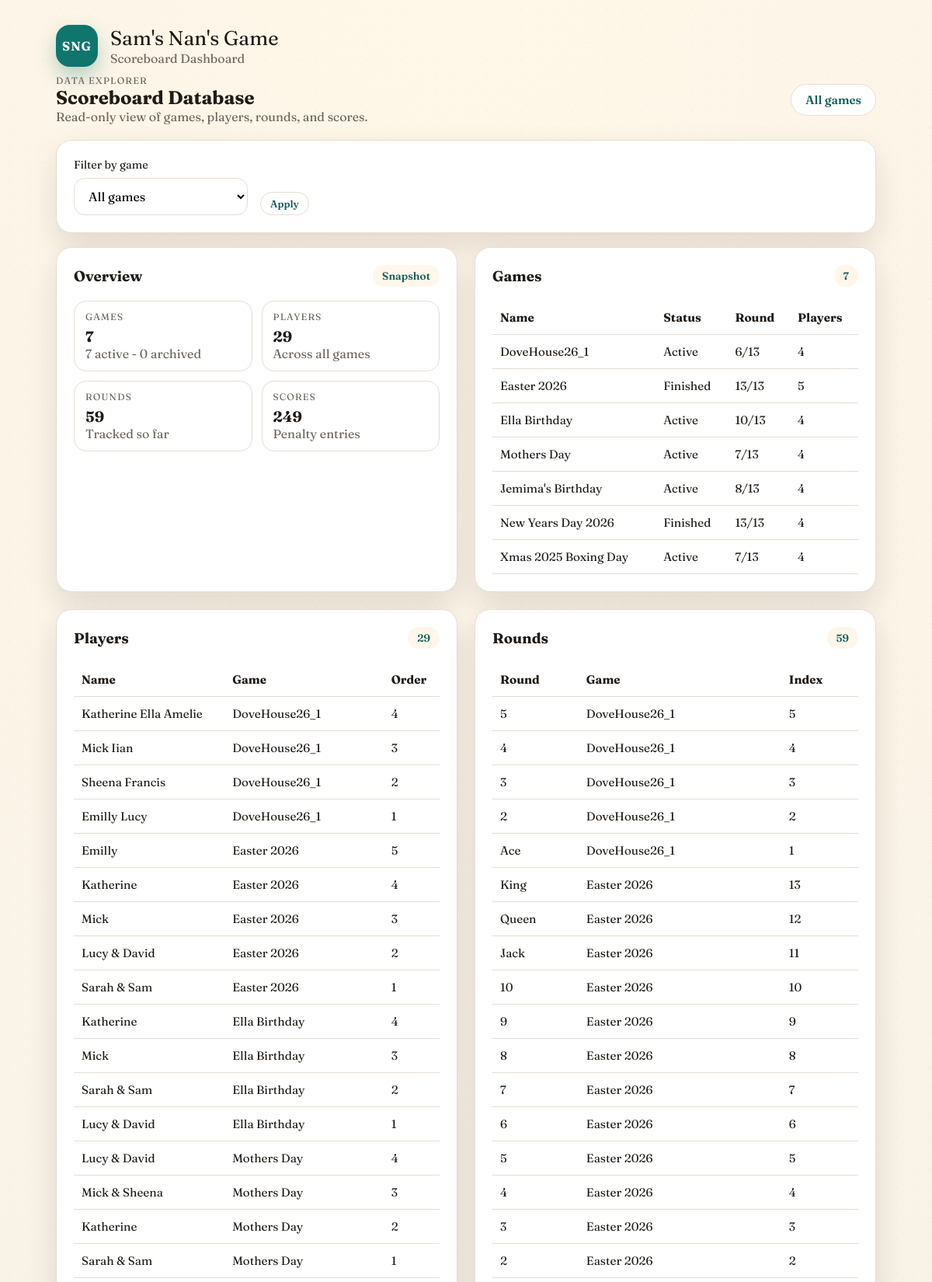
The app's page /explorer (upper part) with its own data.
### models.py (models this page shows)
class Game(db.Model):
    __tablename__ = "games"
    id = db.Column(db.Integer, primary_key=True)
    name = db.Column(db.String(120), nullable=False)
    current_round_index = db.Column(db.Integer, nullable=False, default=1)
    finished = db.Column(db.Boolean, nullable=False, default=False)
    archived = db.Column(db.Boolean, nullable=False, default=False)
    created_at = db.Column(db.DateTime, default=datetime.utcnow)
    players = db.relationship(
        "Player",
        back_populates="game",
        order_by="Player.sort_order",
        cascade="all, delete-orphan",
    )
    rounds = db.relationship(
        "Round",
        back_populates="game",
        order_by="Round.round_index",
        cascade="all, delete-orphan",
    )

class Player(db.Model):
    __tablename__ = "players"
    id = db.Column(db.Integer, primary_key=True)
    game_id = db.Column(db.Integer, db.ForeignKey("games.id"), nullable=False)
    person_id = db.Column(db.Integer, db.ForeignKey("persons.id"), nullable=True)
    name = db.Column(db.String(80), nullable=False)
    sort_order = db.Column(db.Integer, nullable=False)
    created_at = db.Column(db.DateTime, default=datetime.utcnow)
    game = db.relationship("Game", back_populates="players")
    person = db.relationship("Person", back_populates="players")
    round_scores = db.relationship(
        "RoundScore",
        back_populates="player",
        cascade="all, delete-orphan",
    )

class Round(db.Model):
    __tablename__ = "rounds"
    id = db.Column(db.Integer, primary_key=True)
    game_id = db.Column(db.Integer, db.ForeignKey("games.id"), nullable=False)
    round_index = db.Column(db.Integer, nullable=False)
    round_name = db.Column(db.String(20), nullable=False)
    created_at = db.Column(db.DateTime, default=datetime.utcnow)
    game = db.relationship("Game", back_populates="rounds")
    scores = db.relationship(
        "RoundScore",
        back_populates="round",
        cascade="all, delete-orphan",
    )
    __table_args__ = (
        db.UniqueConstraint("game_id", "round_index", name="uq_round_game_index"),
    )

### app.py (the view)
@app.get("/explorer")
def explorer():
    selected_game_id = request.args.get("game_id", type=int)
    context = build_explorer_context(selected_game_id)
    if is_htmx_request():
        hx_target = request.headers.get("HX-Target")
        if hx_target == "explorer-body":
            return render_template("partials/explorer_content.html", **context)
        return render_template("partials/explorer_body.html", **context)
    return render_template("explorer.html", **context)

### app.py (called while the page is built)
def is_htmx_request():
    return request.headers.get("HX-Request") is not None

### templates/explorer.html
{% extends "base.html" %}
{% block content %}
  {% include "partials/explorer_body.html" %}
{% endblock %}

### templates/partials/explorer_content.html (shortened to what this page needs)
<div class="panel filter-panel">
  <form
    class="filter-bar"
    method="get"
    action="{{ url_for('explorer') }}"
    hx-get="{{ url_for('explorer') }}"
    hx-target="#explorer-body"
    hx-swap="innerHTML"
  >
    <label class="field">
      <span>Filter by game</span>
      <select name="game_id">
        <option value="">All games</option>
      </select>
    </label>
    <div class="filter-actions">
      <button type="submit" class="btn ghost small">Apply</button>
    </div>
  </form>
</div>
<div class="dashboard-grid explorer-grid">
  <div class="panel">
    <div class="panel-header">
      <h3>Overview</h3>
      <span class="tag">Snapshot</span>
    </div>
    <div class="insights-grid">
      <div class="stat-card">
        <div class="eyebrow">Games</div>
        <div class="stat-value">{{ game_count }}</div>
        <div class="muted">{{ active_games }} active - {{ archived_games }} archived</div>
      </div>
      <div class="stat-card">
        <div class="eyebrow">Players</div>
        <div class="stat-value">{{ player_count }}</div>
        <div class="muted">Across all games</div>
      </div>
      <div class="stat-card">
        <div class="eyebrow">Rounds</div>
        <div class="stat-value">{{ round_count }}</div>
        <div class="muted">Tracked so far</div>
      </div>
      <div class="stat-card">
        <div class="eyebrow">Scores</div>
        <div class="stat-value">{{ score_count }}</div>
        <div class="muted">Penalty entries</div>
      </div>
    </div>
  </div>
  <div class="panel">
    <div class="panel-header">
      <h3>Games</h3>
      <span class="tag">{{ game_count }}</span>
    </div>
    <div class="table-wrap">
      <table>
        <thead>
          <tr>
            <th>Name</th>
            <th>Status</th>
            <th>Round</th>
            <th>Players</th>
          </tr>
        </thead>
        <tbody>
          {% for summary in game_summaries %}
            <tr>
              <td>{{ summary.game.name }}</td>
              <td>
                {% if summary.game.archived %}
                  Archived
                {% elif summary.game.finished %}
                  Finished
                {% else %}
                  Active
                {% endif %}
              </td>
              <td>{{ summary.game.current_round_index }}/13</td>
              <td>{{ summary.player_count }}</td>
            </tr>
          {% else %}
            <tr>
              <td colspan="4" class="muted">No games yet.</td>
            </tr>
          {% endfor %}
        </tbody>
      </table>
    </div>
  </div>
  <div class="panel">
    <div class="panel-header">
      <h3>Players</h3>
      <span class="tag">{{ player_count }}</span>
    </div>
    <div class="table-wrap">
      <table>
        <thead>
          <tr>
            <th>Name</th>
            {% if not selected_game %}
              <th>Game</th>
            {% endif %}
            <th>Order</th>
          </tr>
        </thead>
        <tbody>
          {% for player in players %}
            <tr>
              <td>{{ player.name }}</td>
              {% if not selected_game %}
                <td>{{ player.game.name if player.game else '-' }}</td>
              {% endif %}
              <td>{{ player.sort_order + 1 }}</td>
            </tr>
          {% else %}
            <tr>
              <td colspan="{{ 2 if selected_game else 3 }}" class="muted">No players found.</td>
            </tr>
          {% endfor %}
        </tbody>
      </table>
    </div>
  </div>
  <div class="panel">
    <div class="panel-header">
      <h3>Rounds</h3>
      <span class="tag">{{ round_count }}</span>
    </div>
    <div class="table-wrap">
      <table>
        <thead>
          <tr>
            <th>Round</th>
            {% if not selected_game %}
              <th>Game</th>
            {% endif %}
            <th>Index</th>
          </tr>
        </thead>
        <tbody>
          {% for round_item in rounds %}
            <tr>
              <td>{{ round_item.round_name }}</td>
              {% if not selected_game %}
                <td>{{ round_item.game.name if round_item.game else '-' }}</td>
              {% endif %}
              <td>{{ round_item.round_index }}</td>
            </tr>
          {% else %}
            <tr>
              <td colspan="{{ 2 if selected_game else 3 }}" class="muted">No rounds found.</td>
            </tr>
          {% endfor %}
        </tbody>
      </table>
    </div>
  </div>
</div>

### static/style.css (style rules this page uses)
:root { --bg: #f4efe7; --surface: #ffffff; --surface-strong: #fff7ea; --ink: #201b16; --muted: #6c635b; --accent: #0f766e; --accent-dark: #115e59; --highlight: #f59e0b; --danger: #b42318; --border: #e6ddd2; --shadow: 0 18px 40px rgba(32, 27, 22, 0.12); }
* { box-sizing: border-box; }
body { margin: 0; font-family: "Fraunces", "Georgia", serif; color: var(--ink); background: radial-gradient(circle at top, #fff7e8 0%, #f5efe6 50%, #f0e8dc 100%); min-height: 100vh; }
body::before { content: ""; position: fixed; inset: 0; background-image: radial-gradient(rgba(32, 27, 22, 0.06) 1px, transparent 0); background-size: 22px 22px; opacity: 0.4; pointer-events: none; z-index: -1; }
h2, h3, h4 { margin: 0; font-family: "Fraunces", "Georgia", serif; }
.panel { background: var(--surface); border-radius: 20px; padding: 22px; border: 1px solid var(--border); box-shadow: var(--shadow); animation: fadeUp 0.4s ease; }
.panel-header { display: flex; align-items: center; justify-content: space-between; gap: 16px; margin-bottom: 18px; }
.tag { padding: 6px 12px; border-radius: 999px; background: var(--surface-strong); color: var(--accent-dark); font-size: 0.85rem; font-weight: 600; }
.eyebrow { text-transform: uppercase; letter-spacing: 0.1em; font-size: 0.75rem; color: var(--muted); }
.muted { color: var(--muted); }
.field { display: grid; gap: 8px; font-size: 0.9rem; }
.field input, .field select { padding: 12px 14px; border-radius: 14px; border: 1px solid var(--border); font-size: 1rem; font-family: inherit; background: #fff; }
.btn, button { padding: 10px 18px; border-radius: 999px; border: none; font-size: 0.95rem; font-weight: 600; cursor: pointer; transition: transform 0.2s ease, box-shadow 0.2s ease; font-family: inherit; text-decoration: none; display: inline-flex; align-items: center; justify-content: center; gap: 8px; }
.btn.ghost, button.ghost { background: #fff; border: 1px solid var(--border); color: var(--accent-dark); }
.btn.small, button.small { padding: 6px 12px; font-size: 0.8rem; }
.dashboard-grid { display: grid; grid-template-columns: repeat(3, minmax(0, 1fr)); gap: 22px; }
.insights-grid { display: grid; gap: 12px; grid-template-columns: repeat(auto-fit, minmax(160px, 1fr)); margin-bottom: 18px; }
.stat-card { border-radius: 16px; padding: 12px 14px; border: 1px solid var(--border); background: #fff; }
.stat-value { font-size: 1.2rem; font-weight: 700; margin-top: 6px; }
.filter-panel { margin-bottom: 18px; }
.filter-bar { display: flex; flex-wrap: wrap; gap: 16px; align-items: flex-end; }
.filter-actions { display: flex; gap: 8px; }
.explorer-grid { grid-template-columns: repeat(2, minmax(0, 1fr)); }
.table-wrap { overflow-x: auto; }
table { width: 100%; border-collapse: collapse; font-size: 0.95rem; }
th, td { text-align: left; padding: 12px 10px; border-bottom: 1px solid var(--border); }

### records on screen
Game: game.name "DoveHouse26_1", game.current_round_index "6"
Game: game.name "Easter 2026", game.current_round_index "13"
Game: game.name "Ella Birthday", game.current_round_index "10"
Game: game.name "Mothers Day", game.current_round_index "7"
Game: game.name "Jemima's Birthday", game.current_round_index "8"
Game: game.name "New Years Day 2026", game.current_round_index "13"
Game: game.name "Xmas 2025 Boxing Day", game.current_round_index "7"
Player: name "Katherine Ella Amelie", game "DoveHouse26_1", player.sort_order+1 "4"
Player: name "Mick Iian", game "DoveHouse26_1", player.sort_order+1 "3"
Player: name "Sheena Francis", game "DoveHouse26_1", player.sort_order+1 "2"
Player: name "Emilly Lucy", game "DoveHouse26_1", player.sort_order+1 "1"
Player: name "Emilly", game "Easter 2026", player.sort_order+1 "5"
Player: name "Katherine", game "Easter 2026", player.sort_order+1 "4"
Player: name "Mick", game "Easter 2026", player.sort_order+1 "3"
Player: name "Lucy & David", game "Easter 2026", player.sort_order+1 "2"
Player: name "Sarah & Sam", game "Easter 2026", player.sort_order+1 "1"
Player: name "Katherine", game "Ella Birthday", player.sort_order+1 "4"
Player: name "Mick", game "Ella Birthday", player.sort_order+1 "3"
Player: name "Sarah & Sam", game "Ella Birthday", player.sort_order+1 "2"
Player: name "Lucy & David", game "Ella Birthday", player.sort_order+1 "1"
Player: name "Lucy & David", game "Mothers Day", player.sort_order+1 "4"
Player: name "Mick & Sheena", game "Mothers Day", player.sort_order+1 "3"
Player: name "Katherine", game "Mothers Day", player.sort_order+1 "2"
Player: name "Sarah & Sam", game "Mothers Day", player.sort_order+1 "1"
Round: round_name "5", game "DoveHouse26_1", round_index "5"
Round: round_name "4", game "DoveHouse26_1", round_index "4"
Round: round_name "3", game "DoveHouse26_1", round_index "3"
Round: round_name "2", game "DoveHouse26_1", round_index "2"
Round: round_name "Ace", game "DoveHouse26_1", round_index "1"
Round: round_name "King", game "Easter 2026", round_index "13"
Round: round_name "Queen", game "Easter 2026", round_index "12"
Round: round_name "Jack", game "Easter 2026", round_index "11"
Round: round_name "10", game "Easter 2026", round_index "10"
Round: round_name "9", game "Easter 2026", round_index "9"
Round: round_name "8", game "Easter 2026", round_index "8"
Round: round_name "7", game "Easter 2026", round_index "7"
Round: round_name "6", game "Easter 2026", round_index "6"
Round: round_name "5", game "Easter 2026", round_index "5"
Round: round_name "4", game "Easter 2026", round_index "4"
Round: round_name "3", game "Easter 2026", round_index "3"
Round: round_name "2", game "Easter 2026", round_index "2"

### other values on screen
{{ game_count }} "7"
{{ active_games }} "7"
{{ archived_games }} "0"
{{ player_count }} "29"
{{ round_count }} "59"
{{ score_count }} "249"
{{ summary.player_count }} "4" "5" "4" "4" "4" "4" "4"
